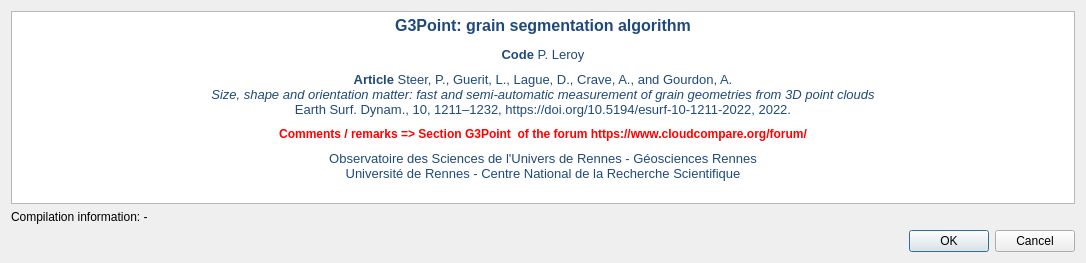
<?xml version="1.0" encoding="UTF-8"?>
<ui version="4.0">
 <class>G3PointDisclaimer</class>
 <widget class="QDialog" name="G3PointDisclaimer">
  <property name="geometry">
   <rect>
    <x>0</x>
    <y>0</y>
    <width>1086</width>
    <height>263</height>
   </rect>
  </property>
  <property name="windowTitle">
   <string>Dialog</string>
  </property>
  <layout class="QVBoxLayout" name="verticalLayout">
   <item>
    <widget class="QTextEdit" name="textEdit">
     <property name="html">
      <string>&lt;!DOCTYPE HTML PUBLIC &quot;-//W3C//DTD HTML 4.0//EN&quot; &quot;http://www.w3.org/TR/REC-html40/strict.dtd&quot;&gt;
&lt;html&gt;&lt;head&gt;&lt;meta name=&quot;qrichtext&quot; content=&quot;1&quot; /&gt;&lt;meta charset=&quot;utf-8&quot; /&gt;&lt;style type=&quot;text/css&quot;&gt;
p, li { white-space: pre-wrap; }
hr { height: 1px; border-width: 0; }
li.unchecked::marker { content: &quot;\2610&quot;; }
li.checked::marker { content: &quot;\2612&quot;; }
&lt;/style&gt;&lt;/head&gt;&lt;body style=&quot; font-family:'Segoe UI'; font-size:9pt; font-weight:400; font-style:normal;&quot;&gt;
&lt;p align=&quot;center&quot; style=&quot; margin-top:12px; margin-bottom:12px; margin-left:0px; margin-right:0px; -qt-block-indent:0; text-indent:0px;&quot;&gt;&lt;span style=&quot; font-family:'Calibri,sans-serif'; font-size:12pt; font-weight:700; color:#1f497d;&quot;&gt;G3Point: grain segmentation algorithm&lt;/span&gt;&lt;/p&gt;
&lt;p align=&quot;center&quot; style=&quot; margin-top:0px; margin-bottom:0px; margin-left:0px; margin-right:0px; -qt-block-indent:0; text-indent:0px; background-color:#ffffff;&quot;&gt;&lt;span style=&quot; font-family:'Slack-Lato','appleLogo','sans-serif'; font-size:10pt; font-weight:600; color:#1f497d;&quot;&gt;Code &lt;/span&gt;&lt;span style=&quot; font-family:'Slack-Lato','appleLogo','sans-serif'; font-size:10pt; color:#1f497d;&quot;&gt;P. Leroy&lt;/span&gt;&lt;/p&gt;
&lt;p align=&quot;center&quot; style=&quot; margin-top:0px; margin-bottom:0px; margin-left:0px; margin-right:0px; -qt-block-indent:0; text-indent:0px; background-color:#ffffff;&quot;&gt;&lt;span style=&quot; font-family:'Slack-Lato','appleLogo','sans-serif'; font-size:6pt; color:#1f497d; background-color:#ffffff;&quot;&gt; &lt;/span&gt;&lt;/p&gt;
&lt;p align=&quot;center&quot; style=&quot; margin-top:0px; margin-bottom:0px; margin-left:0px; margin-right:0px; -qt-block-indent:0; text-indent:0px; background-color:#ffffff;&quot;&gt;&lt;span style=&quot; font-family:'Slack-Lato','appleLogo','sans-serif'; font-size:10pt; font-weight:700; color:#1f497d; background-color:#ffffff;&quot;&gt;Article&lt;/span&gt;&lt;span style=&quot; font-family:'Slack-Lato','appleLogo','sans-serif'; font-size:10pt; color:#1f497d; background-color:#ffffff;&quot;&gt; Steer, P., Guerit, L., Lague, D., Crave, A., and Gourdon, A.&lt;/span&gt;&lt;/p&gt;
&lt;p align=&quot;center&quot; style=&quot; margin-top:0px; margin-bottom:0px; margin-left:0px; margin-right:0px; -qt-block-indent:0; text-indent:0px; background-color:#ffffff;&quot;&gt;&lt;span style=&quot; font-family:'Slack-Lato','appleLogo','sans-serif'; font-size:10pt; font-style:italic; color:#1f497d; background-color:#ffffff;&quot;&gt;Size, shape and orientation matter: fast and semi-automatic measurement of grain geometries from 3D point clouds&lt;/span&gt;&lt;/p&gt;
&lt;p align=&quot;center&quot; style=&quot; margin-top:0px; margin-bottom:0px; margin-left:0px; margin-right:0px; -qt-block-indent:0; text-indent:0px; background-color:#ffffff;&quot;&gt;&lt;span style=&quot; font-family:'Slack-Lato','appleLogo','sans-serif'; font-size:10pt; color:#1f497d; background-color:#ffffff;&quot;&gt;Earth Surf. Dynam., 10, 1211–1232, https://doi.org/10.5194/esurf-10-1211-2022, 2022.&lt;/span&gt;&lt;/p&gt;
&lt;p style=&quot; margin-top:0px; margin-bottom:0px; margin-left:0px; margin-right:0px; -qt-block-indent:0; text-indent:0px;&quot;&gt;&lt;span style=&quot; font-family:'Calibri,sans-serif'; font-size:6pt; color:#1f497d;&quot;&gt; &lt;/span&gt;&lt;/p&gt;
&lt;p align=&quot;center&quot; style=&quot; margin-top:0px; margin-bottom:0px; margin-left:0px; margin-right:0px; -qt-block-indent:0; text-indent:0px;&quot;&gt;&lt;span style=&quot; font-weight:700; color:#ff0000;&quot;&gt;Comments / remarks =&amp;gt; Section G3Point  of the forum https://www.cloudcompare.org/forum/&lt;/span&gt;&lt;/p&gt;
&lt;p style=&quot; margin-top:0px; margin-bottom:0px; margin-left:0px; margin-right:0px; -qt-block-indent:0; text-indent:0px;&quot;&gt;&lt;span style=&quot; font-size:6pt;&quot;&gt; &lt;/span&gt;&lt;span style=&quot; font-family:'Calibri,sans-serif'; font-size:6pt; color:#1f497d; background-color:#ffffff;&quot;&gt; &lt;/span&gt;&lt;/p&gt;
&lt;p align=&quot;center&quot; style=&quot; margin-top:0px; margin-bottom:0px; margin-left:0px; margin-right:0px; -qt-block-indent:0; text-indent:0px; background-color:#ffffff;&quot;&gt;&lt;span style=&quot; font-family:'Calibri,sans-serif'; font-size:10pt; color:#1f497d; background-color:#ffffff;&quot;&gt;Observatoire des Sciences de l'Univers de Rennes - Géosciences Rennes&lt;/span&gt;&lt;/p&gt;
&lt;p align=&quot;center&quot; style=&quot; margin-top:0px; margin-bottom:0px; margin-left:0px; margin-right:0px; -qt-block-indent:0; text-indent:0px; background-color:#ffffff;&quot;&gt;&lt;span style=&quot; font-family:'Calibri,sans-serif'; font-size:10pt; color:#1f497d; background-color:#ffffff;&quot;&gt;Université de Rennes - Centre National de la Recherche Scientifique&lt;/span&gt;&lt;/p&gt;&lt;/body&gt;&lt;/html&gt;</string>
     </property>
    </widget>
   </item>
   <item>
    <widget class="QLabel" name="labelCompilationInformation">
     <property name="text">
      <string>Compilation information: -</string>
     </property>
    </widget>
   </item>
   <item>
    <widget class="QDialogButtonBox" name="buttonBox">
     <property name="orientation">
      <enum>Qt::Horizontal</enum>
     </property>
     <property name="standardButtons">
      <set>QDialogButtonBox::Cancel|QDialogButtonBox::Ok</set>
     </property>
    </widget>
   </item>
  </layout>
 </widget>
 <resources/>
 <connections>
  <connection>
   <sender>buttonBox</sender>
   <signal>accepted()</signal>
   <receiver>G3PointDisclaimer</receiver>
   <slot>accept()</slot>
   <hints>
    <hint type="sourcelabel">
     <x>248</x>
     <y>254</y>
    </hint>
    <hint type="destinationlabel">
     <x>157</x>
     <y>274</y>
    </hint>
   </hints>
  </connection>
  <connection>
   <sender>buttonBox</sender>
   <signal>rejected()</signal>
   <receiver>G3PointDisclaimer</receiver>
   <slot>reject()</slot>
   <hints>
    <hint type="sourcelabel">
     <x>316</x>
     <y>260</y>
    </hint>
    <hint type="destinationlabel">
     <x>286</x>
     <y>274</y>
    </hint>
   </hints>
  </connection>
 </connections>
</ui>
